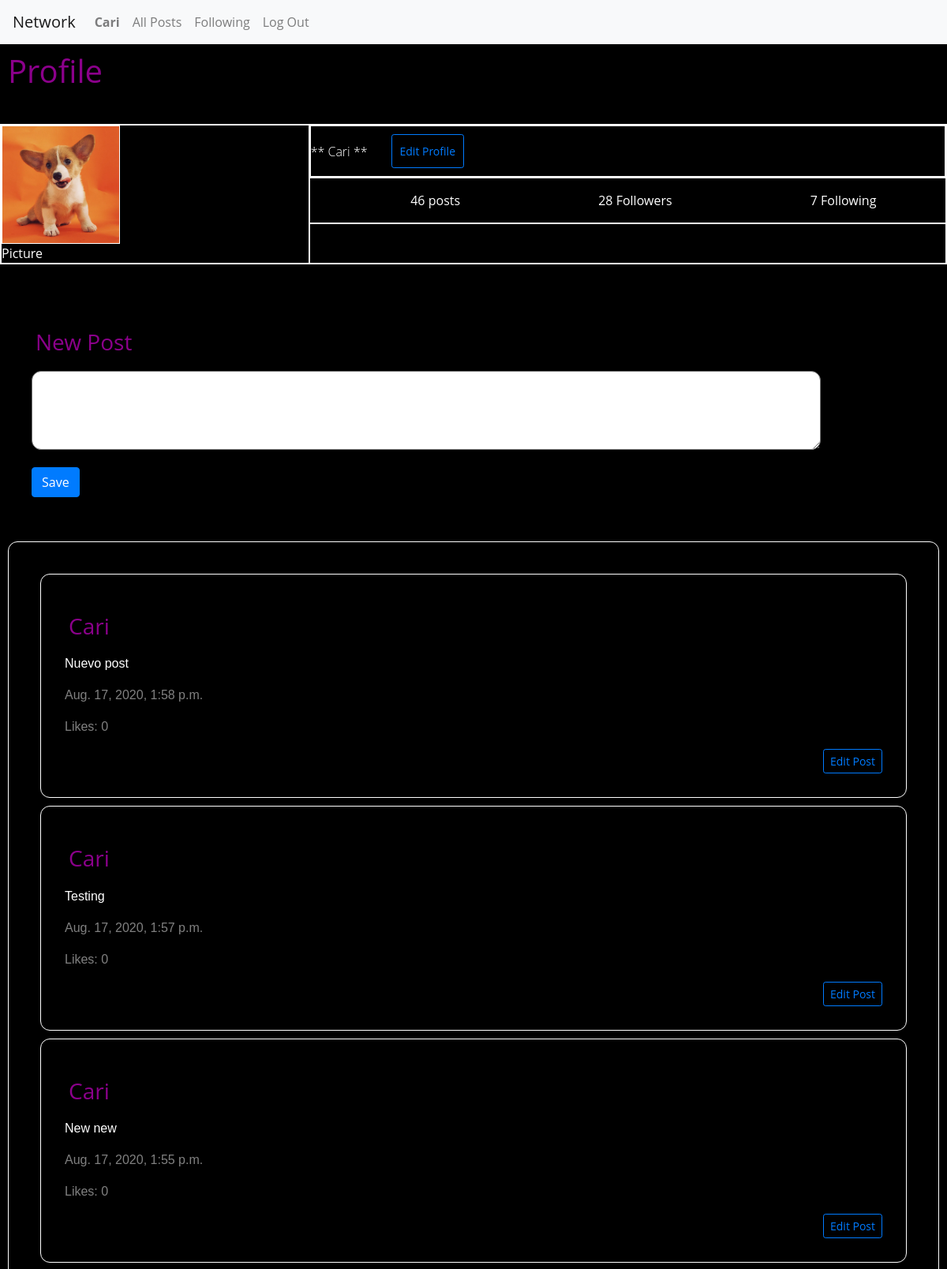
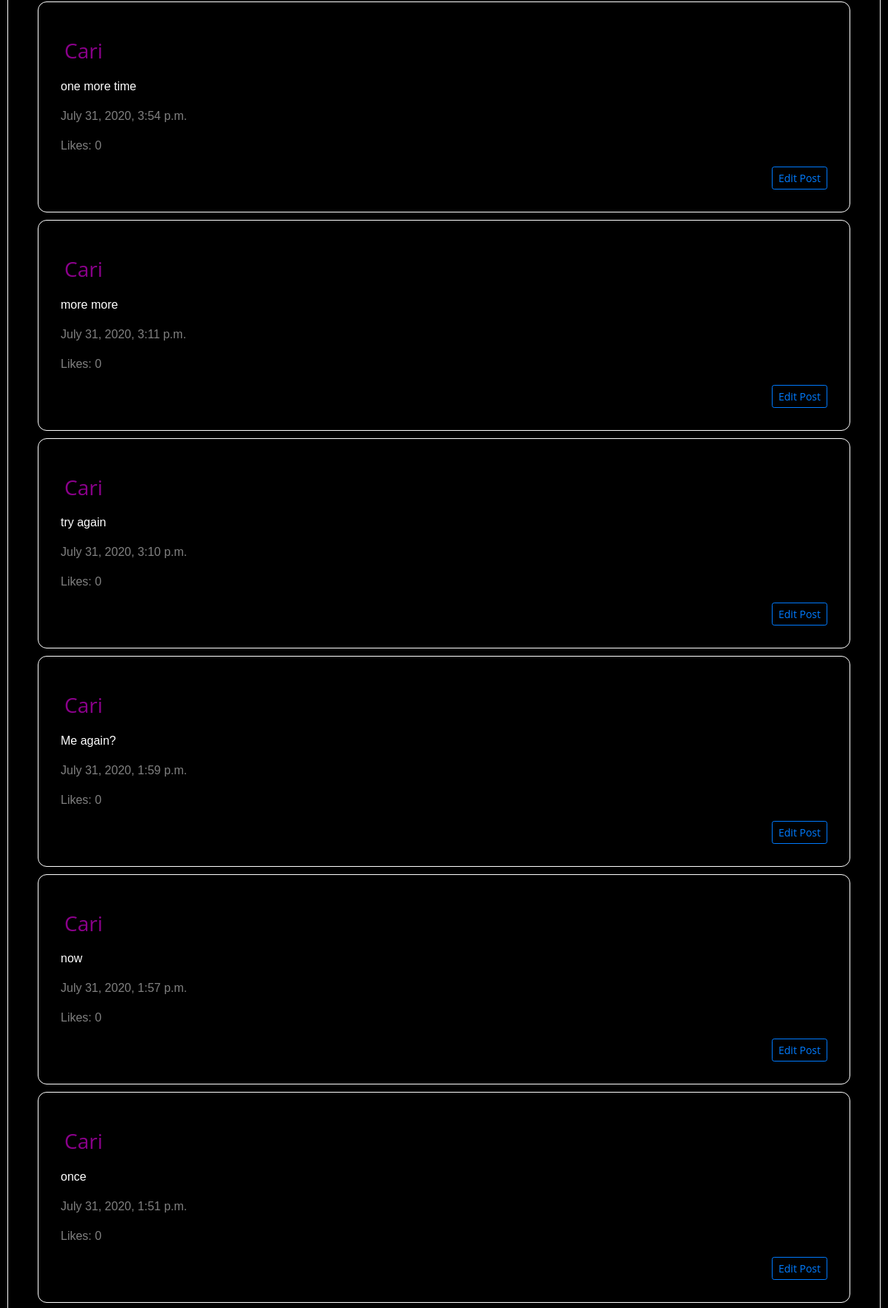
The app's page /profile/Cari (signed in, upper part) with its own data (2 pictures, top to bottom).
### network/models.py (models this page shows, shortened)
class User(AbstractUser):
    pass

class Post(models.Model):
    username = models.ForeignKey(
        "User", default=1, on_delete=models.CASCADE, related_name="posts")
    content = models.TextField(blank=True)
    timestamp = models.DateTimeField(auto_now_add=True)
    likes = models.ManyToManyField(
        'User', default=None, blank=True, related_name='likes')
    objects = PostSerializer()

### network/views.py (the view)
# urls.py: path("profile/<str:username>", views.profile, name="profile"),
def profile(request, username):
    print("reach profile page")
    all_post = Post.objects.order_by("-timestamp").all()
    user = request.user
    profile_user = get_object_or_404(User, username=username)
    posts = Post.objects.filter(
        username=profile_user).order_by("-timestamp").all()
    post_list = len(posts)
    followers = Follow.objects.filter(follower=profile_user)
    followers_list = len(followers)
    following = Follow.objects.filter(following=profile_user)
    following_list = len(following)
    follows = Follow.objects.filter(
        following=user, follower=profile_user)
    return render(request, "network/profile.html", {
        "user": user,
        "userPost": posts,
        "followers": followers_list,
        "following": following_list,
        "posts_list": post_list,
        "follows": follows
    })

### network/templates/network/profile.html (shortened to what this page needs)
{% extends "network/layout.html" %}
{% load static %}
{% block body %}
    <h1 id="titleLink">Profile</h1>
    <hr>
     <header class="vtbgv">
     <div class="XjzKX">
     <img class="_4dMfM" src="{% static 'network/dog_2.png' %}">
     <span class="g47SY">Picture</span></div>
     <section class="zwlfE">
     <div class="nZSzR">
     <h2 class="_7UhW9  fKFbl  yUEEX  KV-D4  fDxYl">** {{ user }} **</h2>
     <div class="QzzMF Igw0E IwRSH eGOV_ ui_ht bPdm3">
     <button class="btn btn-sm btn-outline-primary" id="edit_profile">Edit Profile</button>
     </div>
     </div>
     <div class="nZSzR"></div>
     <ul class="k9GMp">
     <li class="Y8-fY">
     <span class="-nal3">
     <span class="g47SY">{{ posts_list }}</span>
      posts
     </span>
     </li>
     <li class="Y8-fY">
     <span class="-nal3">
     <span class="g47SY">{{ followers }}</span>
      Followers
     </span>
     </li>
     <li class="Y8-fY">
     <span class="-nal3">
     <span class="g47SY">{{ following }}</span>
      Following
     </span>
     </li>
     </ul>
     <div class="-vDIg"></div>
     </section>
     </header>
     <hr>
     <div class="compose-edit">
      <h3 id="titlePage"> New Post </h3>
        <form id="post-form" class="form-group" method="POST">
        <textarea id="content" class="form-group" type="text" name="content"></textarea>
        <br>
        <input id="post-button" type="submit" class="btn btn-primary" value="Save" name="save"/>
        </form>
     </div>
     <div id="post-view">
        <div id="post-table">
     {% for post in userPost %}
        <div class="compose-post" data-id="{{ post.id }}
        ">
            <h3 id="titlePage">{{ post.username }}</h3>
            <p class="inputText">{{ post.content }}</p>
            <p class="timeInfo">{{ post.timestamp }}</p>
            <p class="timeInfo"> Likes: 0 </p>
            <div class="follow_profile">
                <button class="btn btn-sm btn-outline-primary" id="edit_post" class="follow_profile" onclick="edit_post({{ post.id }})">Edit Post</button>
            </div>
        </div>
     {% endfor %}
      </div>
    </div>
{% endblock %}

### network/templates/network/layout.html (shortened to what this page needs)
{% load static %}
<!DOCTYPE html>
<html lang="en">
    <head>
        <link rel="stylesheet" href="https://stackpath.bootstrapcdn.com/bootstrap/4.4.1/css/bootstrap.min.css">
        <link href="{% static 'network/styles.css' %}" rel="stylesheet">
    </head>
    <body>
        <nav class="navbar navbar-expand-lg navbar-light bg-light">
            <a class="navbar-brand" href="{% url 'index' %}">Network</a>
            <div>
              <ul class="navbar-nav mr-auto">
                {% if user.is_authenticated %}
                    <li class="nav-item">
                        <a class="nav-link" href="{% url 'profile' user.username %}"><strong>{{ user.username }}</strong></a>
                    </li>
                {% endif %}
                <li class="nav-item">
                  <a class="nav-link" href="{% url 'posts' %}" id='all_post'>All Posts</a>
                </li>
                {% if user.is_authenticated %}
                    <li class="nav-item">
                        <a class="nav-link" href="{% url 'following' user.username %}" id='follow'>Following</a>
                    </li>
                    <li class="nav-item">
                        <a class="nav-link" href="{% url 'logout' %}">Log Out</a>
                    </li>
                {% endif %}
              </ul>
            </div>
          </nav>
        <div class="body">
            {% block body %}
            {% endblock %}
        </div>
    </body>
</html>

### network/static/network/styles.css (style rules this page uses)
* { box-sizing: border-box; }
body { font-family: "Open Sans", arial, sans-serif; margin: 10; height: 100vh; width: 100vw; color: #8b008b; background: #000000; }
textarea { min-height: 100px; min-width: 1000px; border-radius: 12px; }
h3 { margin: 0.5em 0; }
img { display: flex; align-items: center; justify-content: center; flex-direction: center; }
#titleLink { width: 100%; display: flex; align-items: flex-start; justify-content: left; padding: 10px; }
#titlePage { width: 100%; display: flex; align-items: flex-start; justify-content: left; padding: 5px; }
#post-view { padding: 30px; margin: 10px; border: 1px solid white; border-radius: 12px; clear: both; border-collapse: separate; }
#edit_profile { padding: 10px; margin: 10px; }
.follow_profile { display: flex; align-items: flex-end; justify-content: flex-end; flex-direction: row; }
.compose-post { padding: 30px; margin: 10px; border: 1px solid white; border-radius: 12px; clear: both; vertical-align: inherit; border-collapse: separate; }
.inputText { color: white; font-family: Verdana, Geneva, Tahoma, sans-serif; }
.timeInfo { color: grey; font-family: Verdana, Geneva, Tahoma, sans-serif; }
.compose-edit { padding: 30px; margin: 10px; border-radius: 12px; clear: both; vertical-align: inherit; border-collapse: separate; }
.vtbgv { margin-bottom: 44px; flex-direction: row; align-items: stretch; display: flex; border: 1px solid white; box-sizing: border-box; flex-shrink: 0; margin: 0; position: relative; }
.XjzKX { flex-basis: 0; flex-grow: 1; margin-right: 30px; flex-shrink: 0; align-items: stretch; border: 1px solid white; box-sizing: border-box; display: flex; flex-direction: column; margin: 0; padding: 0; position: relative; vertical-align: baseline; }
.zwlfE { flex-basis: 30px; flex-grow: 2; flex-shrink: 1; min-width: 0; align-items: stretch; border: 1px solid white; box-sizing: border-box; display: flex; flex-direction: column; margin: 0; padding: 0; position: relative; vertical-align: baseline; }
.nZSzR { margin-bottom: 20px; align-items: center; flex-direction: row; flex-shrink: 1; min-width: 0; border: 1px solid white; box-sizing: border-box; display: flex; margin: 0; padding: 0; position: relative; vertical-align: baseline; }
.k9GMp { margin-bottom: 20px; display: flex; flex-direction: row; justify-content: space-around; list-style: none; margin: 0; padding: 0; border: 0; font: inherit; vertical-align: baseline; margin-inline-start: 0px; margin-inline-end: 0px; margin-block-start: 1em; margin-block-end: 1em; padding-inline-start: 40px; }
.-vDIg { font-size: 16px; line-height: 24px; display: block; align-items: stretch; border: 1px solid white; box-sizing: border-box; flex-direction: column; flex-shrink: 0; margin: 0; padding: 0; position: relative; }
.Y8-fY { margin-left: 10px; font-size: 16px; margin-right: 40px; margin: 0; padding: 10; border: 0; font: inherit; vertical-align: baseline; display: list-item; }
.-nal3 { color: white; margin: 0; padding: 0; border: 0; font: inherit; vertical-align: baseline; }
.g47SY { color: white; font-weight: 600; margin: 0; padding: 10; border: 0; font: inherit; vertical-align: baseline; }
._4dMfM { height: 150px; width: 150px; display: block; margin-left: auto; margin-right: auto; align-items: stretch; border: 1px solid white; box-sizing: border-box; flex-direction: column; flex-shrink: 0; margin: 0; padding: 0; position: relative; }
._7UhW9 { margin-block-start: 0.93em; margin-block-end: 0.83em; margin-inline-start: 10px; margin-inline-end: 0px; }
.fKFbl { font-size: 28px; line-height: 32px; margin: -5px 0 -6px; padding: 10; border: 0; font: inherit; vertical-align: baseline; }
.yUEEX { font-weight: 300; }
.KV-D4 { color: white; }
.fDxYl { display: block; overflow: hidden; text-overflow: ellipsis; white-space: nowrap; }
.QzzMF { display: block; }
.Igw0E { align-content: stretch; }
.IwRSH { align-items: stretch; }
.eGOV_ { justify-content: flex-start; }
.ui_ht { flex: 0 1 auto; }
.bPdm3 { margin-left: 20px; }

### records on screen
User: username "Cari"
Post: username "Cari", content "Nuevo post", timestamp "Aug. 17, 2020, 1:58 p.m."
Post: username "Cari", content "Testing", timestamp "Aug. 17, 2020, 1:57 p.m."
Post: username "Cari", content "New new", timestamp "Aug. 17, 2020, 1:55 p.m."
Post: username "Cari", content "one more time", timestamp "July 31, 2020, 3:54 p.m."
Post: username "Cari", content "more more", timestamp "July 31, 2020, 3:11 p.m."
Post: username "Cari", content "try again", timestamp "July 31, 2020, 3:10 p.m."
Post: username "Cari", content "Me again?", timestamp "July 31, 2020, 1:59 p.m."
Post: username "Cari", content "now", timestamp "July 31, 2020, 1:57 p.m."
Post: username "Cari", content "once", timestamp "July 31, 2020, 1:51 p.m."

### other values on screen
{{ posts_list }} "46"
{{ followers }} "28"
{{ following }} "7"
